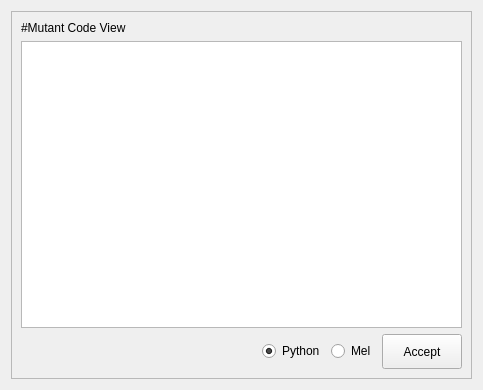
<?xml version="1.0" encoding="UTF-8"?>
<ui version="4.0">
 <class>Form</class>
 <widget class="QWidget" name="Form">
  <property name="geometry">
   <rect>
    <x>0</x>
    <y>0</y>
    <width>483</width>
    <height>390</height>
   </rect>
  </property>
  <property name="windowTitle">
   <string>Form</string>
  </property>
  <property name="styleSheet">
   <string notr="true">/*
 * TODO: Search buttons color (Replace, Replace and continue search)
 */

/*
 * Drop background color of most widgets
 */

QWidget, QStackedWidget,
QScrollArea, QAbstractScrollArea {
    background-color: transparent;
}

QApplication,
QMainWindow, QFrame, QDockWidget, QDialog, QFileDialog, QMessageBox,
QRadioButton,
QGroupBox::title, /* Need to set background becase must clear border behind label */
QMenuBar, QMenu, QMenu::item,
QComboBox QAbstractItemView,
QTreeView, QListWidget, QListView, QTableWidget, QTableView,
QTextEdit, QTextBrowser {
    background-color: #3c3f41; /*#004100;*/
    color: #bbbbbb;
}

/*
 * This is default values
 * Edit first if you want change appearance
 */

QLabel, QTabBar::tab, QMenuBar::item,
QGroupBox {
    background-color: transparent;
    color: #bbbbbb;
    selection-color: #bbbbbb;
}

/*
 * GroupBox and CheckBox
 *
 * TODO: ::indicator:indeterminate icons
 */

QGroupBox {
    border-top: 1px solid #2d2d2d;
    margin-top: 0.5em;
}
QGroupBox::title {
    subcontrol-origin: margin;
    subcontrol-position: top left;
    padding: 0 3px;
}
QGroupBox::indicator {
    width: 13px;
    height: 13px;
}
QGroupBox::indicator:unchecked {
    image: url(:/qmldesigner/images/checkbox_unchecked.png);
}
QGroupBox::indicator:unchecked:hover {
    image: url(:/qmldesigner/images/checkbox_unchecked_hover.png);
}
QGroupBox::indicator:unchecked:pressed {
    image: url(:/qmldesigner/images/checkbox_unchecked_pressed.png);
}
QGroupBox::indicator:checked {
    image: url(:/qmldesigner/images/checkbox_checked.png);
}
QGroupBox::indicator:checked:hover {
    image: url(:/qmldesigner/images/checkbox_checked_hover.png);
}
QGroupBox::indicator:checked:pressed {
    image: url(:/qmldesigner/images/checkbox_checked_pressed.png);
}
QGroupBox::indicator:indeterminate:hover {
    background-color: #2222bb;
    image: url(:/qmldesigner/images/checkbox_indeterminate_hover.png); /* TODO: There is no shuch image */
}
QGroupBox::indicator:indeterminate:pressed {
    background-color: #22bb22;
    image: url(:/qmldesigner/images/checkbox_indeterminate_pressed.png); /* TODO: There is no shuch image */
}


QLineEdit, QAbstractSpinBox, QComboBox, QPushButton {
    background-color: #45494a;
    /*background-color: rgba(255, 255, 255, 0.05);*/

    background-origin: border;
    border: 1px solid #646464;
    color: #bbbbbb;
    padding: 0px 1px 2px 3px;
    selection-background-color: #4b6eaf;
}/*:focus
{
    outline: 3px ridge #4e78a2;
    border-radius: 2px;
}
:edit-focus
{
    border: 1px solid red;
}*/
:read-only {
    background-color: transparent;
    border: 1px solid #535353;
    color: #999999;
}
:no-frame {
    border-width: 0;
}

/*
 * Any SpinBox (e.g. DoubleSpinbox)
 *
 * TODO: Icons not fit into the overall style
 */
QAbstractSpinBox::up-button {
    image: url(:/qmldesigner/images/spinup.png);
}
QAbstractSpinBox::up-button:hover {
    image: url(:/qmldesigner/images/spinup_hover.png);
}
QAbstractSpinBox::up-button:off {
    image: url(:/qmldesigner/images/spinup_off.png);
}
QAbstractSpinBox::up-button:pressed {
    image: url(:/qmldesigner/images/spinup_pressed.png);
}
QAbstractSpinBox::down-button {
    image: url(:/qmldesigner/images/spindown.png);
}
QAbstractSpinBox::down-button:hover {
    image: url(:/qmldesigner/images/spindown_hover.png);
}
QAbstractSpinBox::down-button:off {
    image: url(:/qmldesigner/images/spindown_off.png);
}
QAbstractSpinBox::down-button:pressed {
    image: url(:/qmldesigner/images/spindown_pressed.png);
}


/*
 * PushButton and Utils::QtColorButton
 *
 * TODO: Customize :pressed
 * FIXME: Outline is positioned around content, but should around padding
 */

QPushButton {

    outline: 0;
}
Utils--QtColorButton,
QPushButton {
    background-color: qlineargradient(x1: 0, y1: 0, x2: 0, y2: 1, stop: 0 #515658, stop: 1.0 #44494b);
    border: 1px solid #5f6161;
    border-radius: 2px;
}
Utils--QtColorButton:pressed,
QPushButton:pressed:hover {
    border-style: inset;
}
QPushButton:default {
    background-color: qlineargradient(x1: 0, y1: 0, x2: 0, y2: 1, stop: 0 #344a64, stop: 1.0 #263549);
}
Utils--QtColorButton:disabled,
QPushButton:disabled {
    background-color: transparent;
    color: #999999;
}
Utils--QtColorButton:open,
QPushButton:open {
    background-color: #4b6eaf;
}
QPushButton::menu-indicator  {
    subcontrol-origin: content;
    subcontrol-position: bottom right;
}

/*
 * ComboBox
 */
QComboBox {
    border-radius: 2px;
    min-width: 3em;
    padding: 0px 1px 2px 3px;
}
QComboBox:!editable {
    /*background-color: rgba(63, 113, 73, 0.2);*/
    /*background-color: #45494a;*/
    background-color: rgba(255, 255, 255, 0.05);
}
/*
QComboBox:!editable:on
QComboBox::drop-down:editable:on
QComboBox::drop-down:editable
*/
QComboBox:on {
    padding-top: 3px;
    padding-left: 4px;
}
QComboBox::down-arrow {
    image: url(:/qmldesigner/images/triangle_vert.png);
}
QComboBox::down-arrow:on {
    top: 1px;
    left: 1px;
}
QComboBox::drop-down {
    border-left: 1px solid #646464;
}
QComboBox QAbstractItemView {
    border: 1px solid red;/*black;*/
    /*selection-background-color: #d2d2d2;
    selection-color: #404040;
    show-decoration-selected: 1; /* make the selection span the entire width of the view */
}



/*
 * TabWidget and TabBar
 *
 * FIXME: Designer bottom tabbar problem
 * TODO: Customize QTabBar::tab:hover
 */
QTabWidget::tab-bar {
    /*position: relative;
    bottom: -1px;*/
}
QTabWidget::pane {
    background-color: transparent;
    border: 1px solid #323232;
}
QTabWidget::pane:top {
    top: -1px;
}
QTabWidget::pane:right {
    right: -1px;
}
QTabWidget::pane:bottom {
    bottom: -1px;
}
QTabWidget::pane:left {
    left: -1px;
}
QTabBar::tab {
    border: 1px solid #292b2d;
    min-width: 8ex;
    padding: 4px;
}
/*QTabBar::tab:hover {
    background-color: #4b6eaf;
}*/
QTabBar::tab:top {
    border-top-left-radius: 4px;
    border-top-right-radius: 4px;
}
QTabBar::tab:right {
    border-top-right-radius: 4px;
    border-bottom-right-radius: 4px;
}
QTabBar::tab:bottom {
    border-bottom-left-radius: 4px;
    border-bottom-right-radius: 4px;
}
QTabBar::tab:left {
    border-top-left-radius: 4px;
    border-bottom-left-radius: 4px;
}
QTabBar::tab:selected {
    background-color: #41516d;
}
QTabBar::tab:top:selected {
    border-bottom-color: #41516d;
}
QTabBar::tab:right:selected {
    border-left-color: #41516d;
}
QTabBar::tab:bottom:selected {
    border-top-color: #41516d;
}
QTabBar::tab:left:selected {
    border-right-color: #41516d;
}
QTabBar::tab:top:!selected {
    margin-top: 2px;
}
QTabBar::tab:right:!selected {
    margin-right: 2px;
}
QTabBar::tab:bottom:!selected {
    margin-bottom: 2px;
}
QTabBar::tab:left:!selected {
    margin-left: 2px;
}

/*
 * Table
 *
 * FIXME: Problem with arrows positioning workarounded in bad way
 * FIXME: Unknown problem Options &gt; FakeVim &gt; User Command Mapping
 * QT-BUG: Wrong behaviour property min-height of QHeaderView::section
 */

QTableWidget,
QTableView {
    /* This rule have more priority than previous?!
     * And overrides with empty if not declared! */
    /*background: red; /*transparent;*/
    /*color: #bbbbbb;*/

    border: 1px solid #323232;
    alternate-background-color: #414547; /* Dont work without setAlternatingRowColors(true) */
}
QTableView QTableCornerButton::section {
    background-color: green; /*FIXME*/
    border: 2px outset blue; /*FIXME*/
}
QHeaderView::section {
    background-color: qlineargradient(x1: 0, y1: 0, x2: 0, y2: 1, stop:0 #54585b, stop:1 #393c3e);
    color: #bbbbbb;
    padding: 1px 2px 1px 4px;

    border: 1px solid #323232;
    border-top-width: 0;
    border-left-color: #5e6163;
    border-right-color: #2a2c2d;

    /*min-height: 15px;*/
}
QHeaderView::section:hover {
    background-color: qlineargradient(x1: 0, y1: 0, x2: 0, y2: 1, stop:0 #64686b, stop:1 #494c4e);
    border-bottom-color: #424242;
}
QHeaderView::section:first {
    border-left-width: 0;
}
QHeaderView::section:last {
    border-right-width: 0;
}
QHeaderView::section:checked {
    background-color: red; /*FIXME*/
}
QHeaderView::down-arrow {
    image: url(:/qmldesigner/images/down_arrow.png);
    right: 7px;
}
QHeaderView::up-arrow {
    image: url(:/qmldesigner/images/up_arrow.png);
    /* image-position: right; Don't work */
    /*right: 7px; */
    height: 7px;
    width: 7px;
}

/*
 * Menu and MenuBar
 *
 * TODO: Customize toggleable items
 */
QMenuBar {
    /*background-color: #3c3f41; /* transparent don't work */
    border-bottom: 2px solid qlineargradient(x1: 0, y1: 0, x2: 0, y2: 1, stop:0 #282828, stop:1 #555555);
}
QMenuBar::item:pressed {
    background-color: #4b6eaf;
}
QMenuBar::item:selected:!pressed {
    background-color: #585b5d;
}
QMenu {
    border: 1px solid #2d2d2d;
}
/*QMenu::item {
    margin-left: 3px;
}*/
QMenu::item:disabled {
    color: #999999;
}
QMenu::item:selected {
    background-color: #4b6eaf;
}
QMenu::icon {
    border: 0px solid transparent;
    background-color: transparent;
}
QMenu::icon:checked {
    background-color: blue;
    border: 1px inset red;
    position: absolute;
    top: 1px;
    right: 1px;
    bottom: 1px;
    left: 1px;
}
QMenu::separator {
    height: 2px;
    background-color: qlineargradient(x1: 0, y1: 0, x2: 0, y2: 1, stop:0 #282a2b, stop:1 #45484b);
    margin: 0 1px;
}
/*QMenu::indicator {
    width: 13px;
    height: 13px;
    background-color: blue;
}*/


/*
 * Scroll bar modifications
 */
QScrollBar {
    background-color: transparent;
    margin: 0;
    height: 12px; /* for horizontal */
    width: 12px; /* for vertical */
}
QScrollBar::handle {
    border: 1px solid #555555;
    border-radius: 4px;
    margin: 1px;
}
QScrollBar::handle:vertical {
    background-color: qlineargradient(x1: 0, y1: 0, x2: 1, y2: 0, stop:0 #5c5c5c, stop:1 #515151);
    min-height: 20px;
    min-width: 8px;
}
QScrollBar::handle:vertical:hover {
    background-color: qlineargradient(x1: 0, y1: 0, x2: 1, y2: 0, stop:0 #666666, stop:1 #5b5b5b);
}
QScrollBar::handle:horizontal {
    background-color: qlineargradient(x1: 0, y1: 0, x2: 0, y2: 1, stop:0 #5c5c5c, stop:1 #515151);
    min-height: 8px;
    min-width: 20px;
}
QScrollBar::handle:horizontal:hover {
    background-color: qlineargradient(x1: 0, y1: 0, x2: 0, y2: 1, stop:0 #666666, stop:1 #5b5b5b);
}
QScrollBar::add-page:vertical, QScrollBar::sub-page:vertical,
QScrollBar::add-page:horizontal, QScrollBar::sub-page:horizontal {
    background-color: transparent;
}
/*QScrollBar::sub-page:vertical {
    max-height: 8px;
    margin-top: auto;
    margin-bottom: 0;
    background-color: purple;
    border-top-left-radius: 4px;
    border-top-right-radius: 4px;
}
QScrollBar::add-page:vertical {
    max-height: 8px;
    margin-top: 0;
    margin-bottom: auto;
    background-color: darkblue;
    border-bottom-left-radius: 4px;
    border-bottom-right-radius: 4px;
}*/
QScrollBar::add-line:vertical, QScrollBar::sub-line:vertical,
QScrollBar::add-line:horizontal, QScrollBar::sub-line:horizontal {
    height: 0;
    width: 0;
}

/*
 * Status bar
 */
/*
QStatusBar {
    background-color: brown;
    border: 1px solid brown;
}
QStatusBar::item {
    background-color: red;
    border: 1px solid red;
    border-radius: 3px;
}
QStatusBar QLabel {
    background-color: green;
    border: 3px solid green;
}
*/


/*
 * QAbstractItemView modifications
 *
 * TODO: ::indicator
 * TODO: Disable item icon selection mask
 * FIXME: Transparent selection background on some elements Options &gt; BlackBerry &gt; API Levels and Runtimes
 * QT-BUG: Strange behaviour of selection-* properties (always :!focus)
 */
QAbstractItemView {
    border: 1px solid #323232;
    selection-color: #bbbbbb;
    selection-background-color: #4b6eaf;
    alternate-background-color: #414547; /* Works only if setAlternatingRowColors(true) */
    show-decoration-selected: 1;
    outline: 0;
}
/*
QAbstractItemView:!focus {
    selection-background-color: #0d293e;
}
QTreeView::branch,
QAbstractItemView::item {
    border-width: 0;
}
*/
QAbstractItemView::item:alternate {
    background-color: #414547;
}
QListWidgetItem,
QTreeWidgetItem  {
    background-color: red;
    color: yellow;
    border: 1px solid purple;
}
QAbstractItemView::text {
    color: #bbbbbb;
}
QTreeView::branch:hover,
QAbstractItemView::item:hover {
    background-color: rgba(255, 255, 255, 0.05);
}
QTreeView::branch:selected:active,
QAbstractItemView::item:selected {
    background-color: #4b6eaf;
}
/* No way due to another bug :(
QTreeView::branch:selected:active,
QAbstractItemView::item:selected:active {
    background-color: #4b6eaf;
}
QTreeView::branch:selected:!active,
QAbstractItemView::item:selected:!active {
    background-color: #0d293e;
}
*/
QTreeView::branch:has-siblings:adjoins-item,
QTreeView::branch:has-siblings:!adjoins-item,
QTreeView::branch:!has-children:!has-siblings:adjoins-item {
    border-image: none;
    image: none;
}
QTreeView::branch:has-children:!has-siblings:closed,
QTreeView::branch:closed:has-children:has-siblings {
    border-image: none;
    image: url(:/qmldesigner/images/triangle_horz.png);
}
QTreeView::branch:open:has-children:!has-siblings,
QTreeView::branch:open:has-children:has-siblings {
    border-image: none;
    image: url(:/qmldesigner/images/triangle_vert.png);
}

/*
 * Tool bar
 */

QToolBar {
    border-width: 0; /* Cancels gradiend */
}


/*
 * ToolTip
 */

QToolTip, QTipLabel {
    border: 1px solid #9a9a66;
    border-radius: 3px;
    background: #5c5c42;
    color: #bbbbbb;
    margin: 0;
    padding: 0;
}

/*
 * Wizard dialog
 *
 * TODO: Buttons bar background
 */

QWizard &gt; QWidget {
    background-color: #3c3f41;
}

/* QT-BUG: Because QFrame { border-color: #323232; } has no effect */
Core--Internal--NewDialog &gt; QFrame#frame {
    border: 1px solid #323232;
}

/* vvvvvvvvvvvvvvvvvvvvvvvvvv WORKAROUND vvvvvvvvvvvvvvvvvvvvvvvvvv */
/* Related to:
 *   1) https://bugreports.qt-project.org/browse/QTCREATORBUG-12078
 *   2) https://codereview.qt-project.org/#/c/74538/
 * Because of bugs in QtGui, apllying stylesheet to QPlainTextEdit causes it
 * to lose font settings and palette on setParent event. So switching between
 * modes (Editor and Debug) or split Editor resets font and color of edit
 * and extra edit areas
 * To workaround this problems set you own peferred colors and font below
 */
QPlainTextEdit {
    background-color: #2b2b2b;
    selection-background-color: #214283;
    color: #bbbbbb;
    selection-color: #bbbbbb; /* No better workaround for this */
    font: 10pt Courier, Inconsolata, Monospace;
}
/*TextEditor--Internal--TextEditExtraArea*/
TextEditor--TextEditorWidget &gt; QWidget {
    background-color: #313335;
    selection-background-color: #4b6eaf;
    color: #bbbbbb; /* QT-BUG: Sadly this has no effect */
}
/* ^^^^^^^^^^^^^^^^^^^^^^^^^^ WORKAROUND ^^^^^^^^^^^^^^^^^^^^^^^^^^ */
</string>
  </property>
  <layout class="QGridLayout" name="gridLayout">
   <item row="0" column="0">
    <widget class="QScrollArea" name="scrollArea">
     <property name="widgetResizable">
      <bool>true</bool>
     </property>
     <widget class="QWidget" name="scrollAreaWidgetContents">
      <property name="geometry">
       <rect>
        <x>0</x>
        <y>0</y>
        <width>463</width>
        <height>370</height>
       </rect>
      </property>
      <layout class="QGridLayout" name="gridLayout_2">
       <item row="1" column="0">
        <widget class="QTextEdit" name="textEdit">
         <property name="html">
          <string>&lt;!DOCTYPE HTML PUBLIC &quot;-//W3C//DTD HTML 4.0//EN&quot; &quot;http://www.w3.org/TR/REC-html40/strict.dtd&quot;&gt;
&lt;html&gt;&lt;head&gt;&lt;meta name=&quot;qrichtext&quot; content=&quot;1&quot; /&gt;&lt;style type=&quot;text/css&quot;&gt;
p, li { white-space: pre-wrap; }
&lt;/style&gt;&lt;/head&gt;&lt;body style=&quot; font-family:'MS Shell Dlg 2'; font-size:8.25pt; font-weight:400; font-style:normal;&quot;&gt;
&lt;p style=&quot;-qt-paragraph-type:empty; margin-top:0px; margin-bottom:0px; margin-left:0px; margin-right:0px; -qt-block-indent:0; text-indent:0px; font-size:8pt;&quot;&gt;&lt;br /&gt;&lt;/p&gt;&lt;/body&gt;&lt;/html&gt;</string>
         </property>
        </widget>
       </item>
       <item row="2" column="0">
        <layout class="QHBoxLayout" name="horizontalLayout">
         <property name="topMargin">
          <number>0</number>
         </property>
         <item>
          <spacer name="horizontalSpacer">
           <property name="orientation">
            <enum>Qt::Horizontal</enum>
           </property>
           <property name="sizeHint" stdset="0">
            <size>
             <width>40</width>
             <height>20</height>
            </size>
           </property>
          </spacer>
         </item>
         <item>
          <widget class="QRadioButton" name="python_radio">
           <property name="text">
            <string>Python</string>
           </property>
           <property name="checked">
            <bool>true</bool>
           </property>
          </widget>
         </item>
         <item>
          <widget class="QRadioButton" name="mel_radio">
           <property name="text">
            <string>Mel</string>
           </property>
          </widget>
         </item>
         <item>
          <widget class="QPushButton" name="pushButton">
           <property name="minimumSize">
            <size>
             <width>60</width>
             <height>35</height>
            </size>
           </property>
           <property name="text">
            <string>Accept</string>
           </property>
          </widget>
         </item>
        </layout>
       </item>
       <item row="0" column="0">
        <widget class="QLabel" name="label">
         <property name="text">
          <string>#Mutant Code View</string>
         </property>
        </widget>
       </item>
      </layout>
     </widget>
    </widget>
   </item>
  </layout>
 </widget>
 <resources/>
 <connections/>
</ui>
